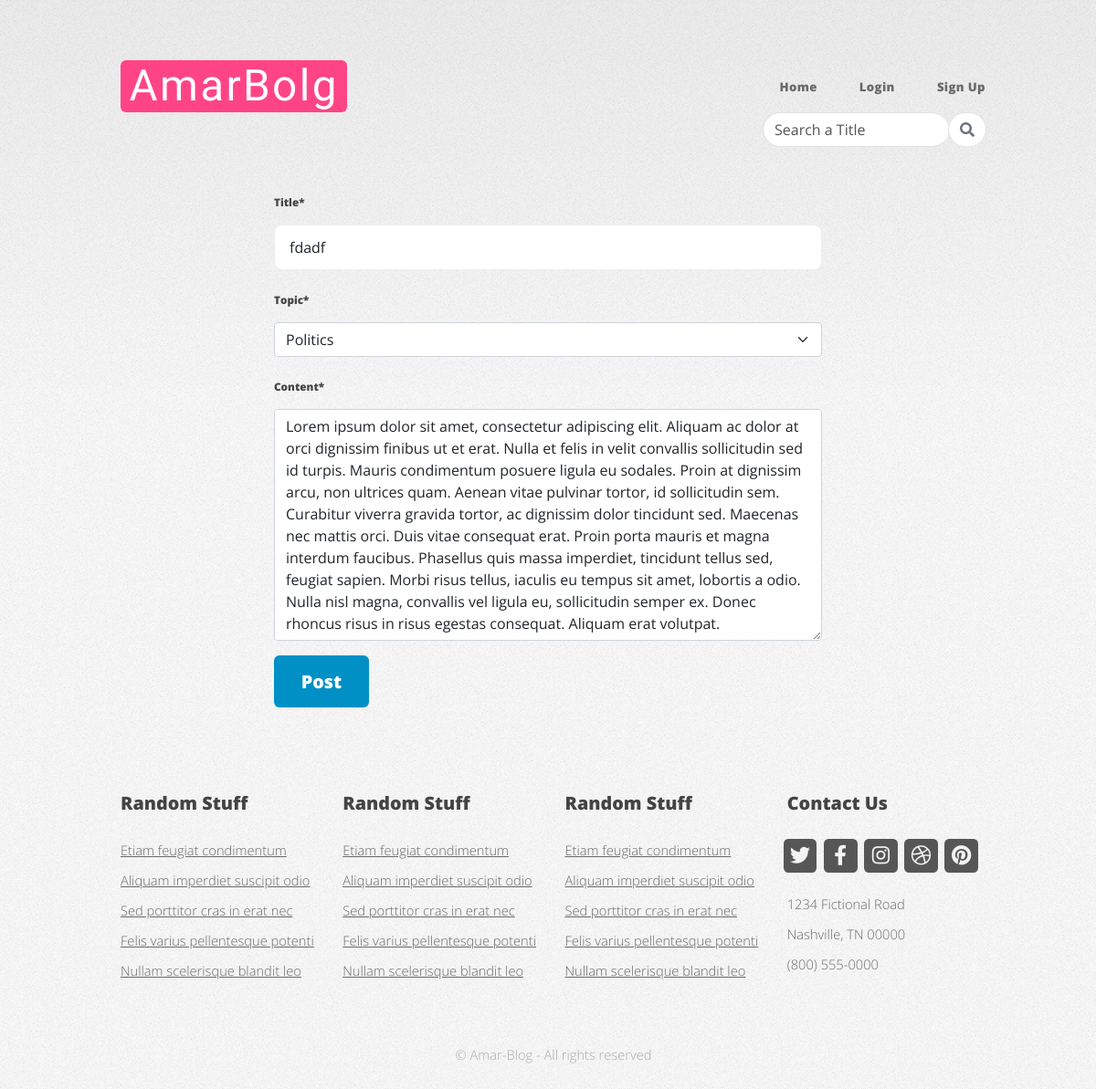
The app's page /posts/edit/1, older data.
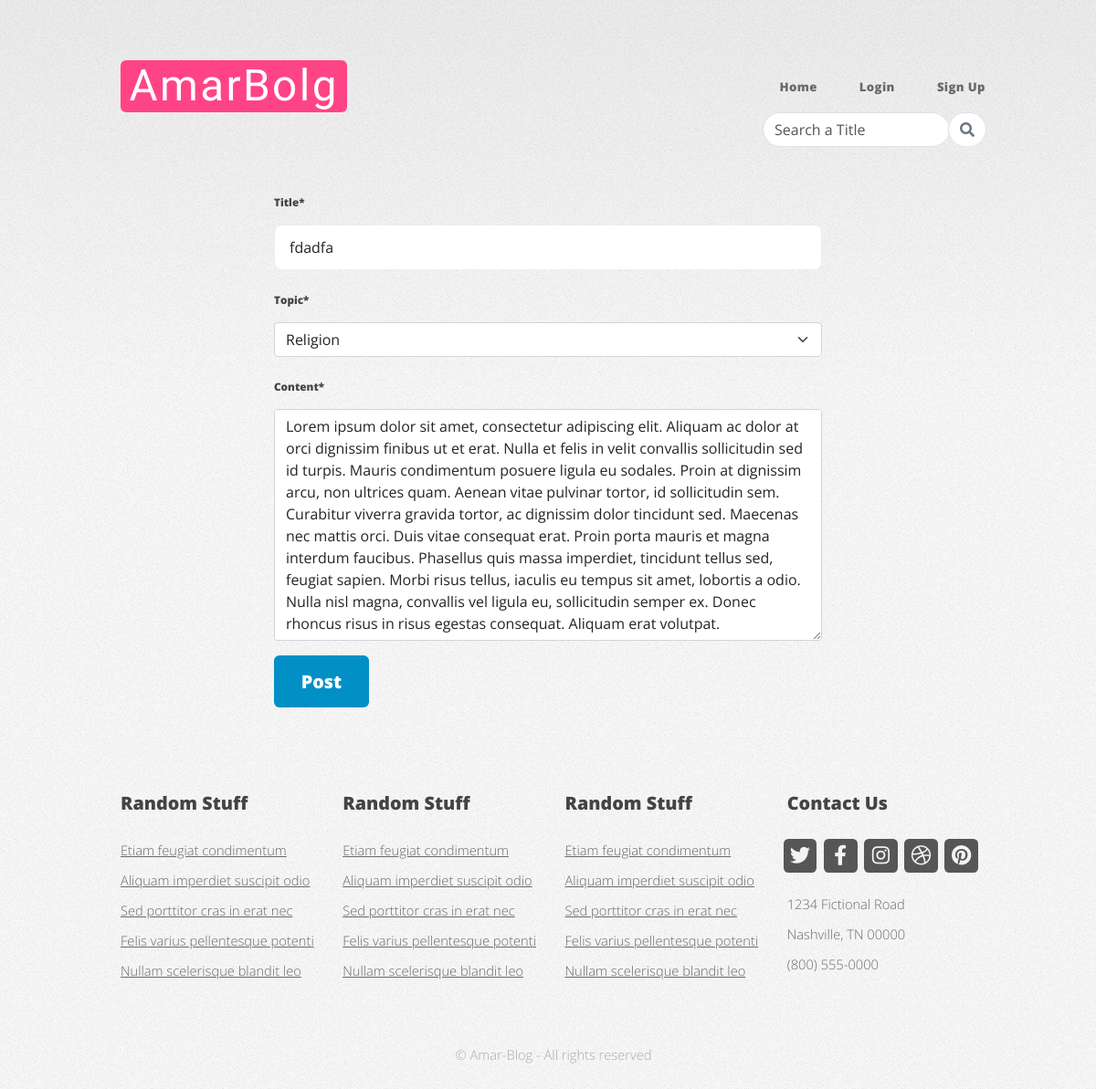
The same page, newer data.
### posts/models.py (models this page shows, shortened)
class posts(models.Model):
    blogger = models.ForeignKey(User, on_delete=models.CASCADE, related_name='post')
    title = models.CharField(max_length=250)
    topic = models.CharField(max_length=50, choices=choices.TOPICS)
    content=models.TextField()
    pub_date=models.DateTimeField(auto_now_add=True)
    mod_date=models.DateTimeField(auto_now=True)

### posts/views.py (the view, shortened to what this page needs)
# urls.py: path('edit/<int:pk>',views.editPost.as_view(), name='edit'),
class editPost(generic.UpdateView):
    model=posts
    form_class=forms.PostCreateForm
    template_name='edit_post.html'

### posts/forms.py
class PostCreateForm(forms.ModelForm):
    class Meta:
        model = posts
        fields="__all__"
    def __init__(self, *args, **kwargs):
        super().__init__(*args, **kwargs)
        self.fields['blogger'].widget = forms.HiddenInput() # user er theke hide kora thakbe

### posts/templates/edit_post.html (shortened to what this page needs)
{% extends 'core/base.html' %}
{% load crispy_forms_tags %}
{% block content %}
<form method='post' style="width:50%;margin:auto">
    {{form|crispy}}
    <button type='submit'>Post</button>
</form>
{% endblock content %}

Row changes from the older to the newer data that the page shows:
changed posts: title "fdadf" → "fdadfa"; topic "Politics" → "Religion"
